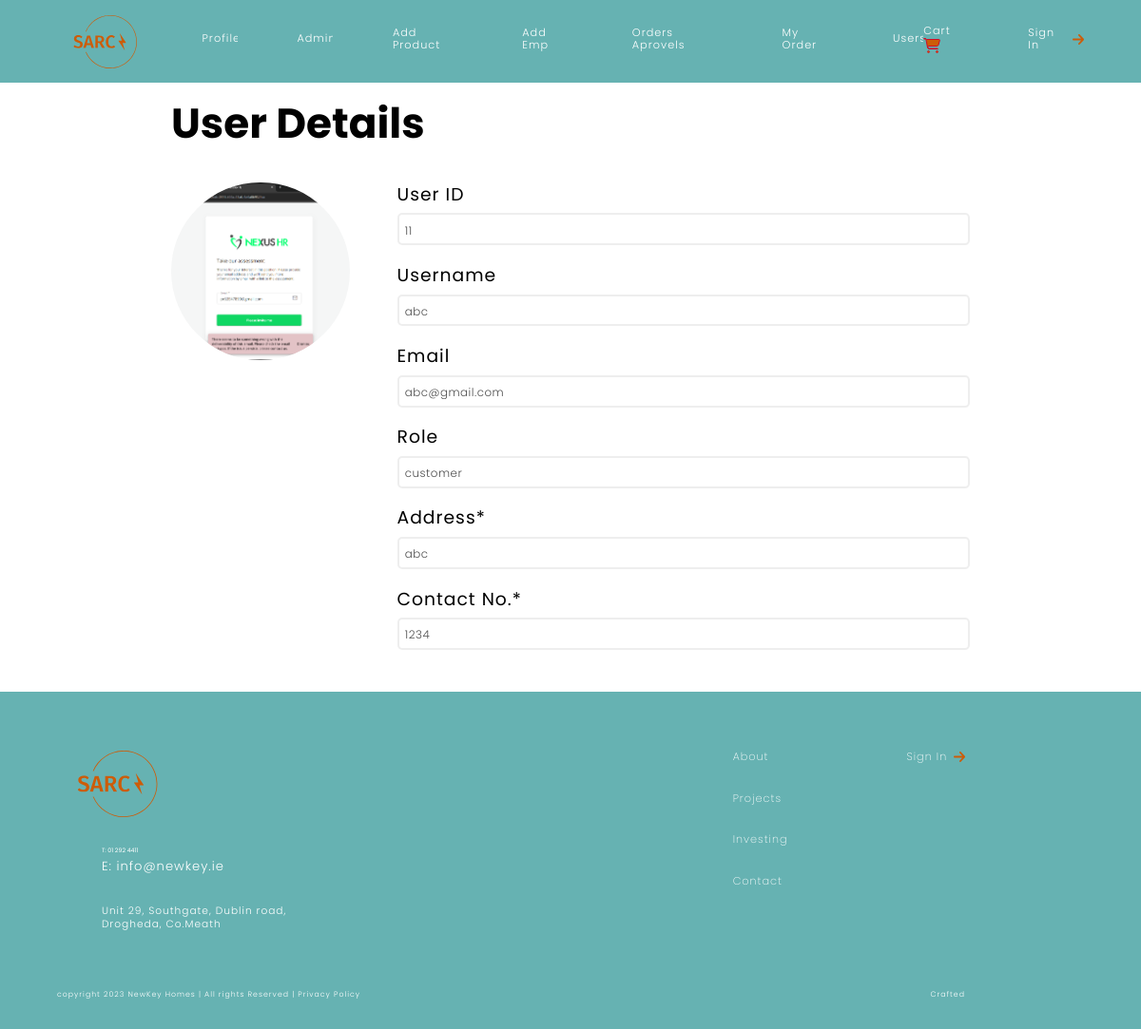
Screenshot of /user/11 (signed in) with the database file from the repository.
### cms_app/models.py (models this page shows)
class CMSUser(models.Model):
    user=models.ForeignKey(User,on_delete=models.CASCADE)
    email=models.EmailField()
    address=models.TextField(default="")
    role=models.CharField(default="Customer",max_length=30)
    role_ID=models.PositiveSmallIntegerField(default=1,)
    contect_number=models.CharField(max_length=20)
    balance=models.BigIntegerField(default=BASE_BALANCE)
    profile_img=models.ImageField(upload_to=upload_user_path,null=True)

### cms_app/views.py (the view)
# urls.py: path("user/<str:u_id>",view=views.userPage,name="user"),
@login_required(login_url="/login",redirect_field_name="home")
def userPage(request:HttpRequest,u_id):
    context={
        "user":CMSUser.objects.get(id=u_id)
    }
    return render(request=request,template_name="user.html",context=context)

### cms_app/templates/user.html (shortened to what this page needs)
{% extends "base.html" %}
{% load static %}
{% block 'body' %}
<div class="form-page">
    <div class="container">
        <h1 class="title-5xl profile-title">User Details</h1>
        <form class="form">
            <div class="profile-avatar">
                <figure class="profile-figure">
                    {% if user.profile_img %}
                    <img src="{{user.profile_img.url}}" alt="" class="profile-img">
                    {% else %}
                    <img src="{% static 'images/icons/user.svg' %}" alt="" class="profile-img">
                    {% endif %}
                </figure>
            </div>
            <div class="profile-info">
                <div class="input-container">
                    <label for="user-id" class="title-2xl">User ID</label>
                    <div class="box">
                        <input id="user-id" name="user-id" type="number" value="{{user.id}}" readonly>
                    </div>
                </div>
                <div class="input-container">
                    <label for="name" class="title-2xl">Username</label>
                    <div class="box">
                        <input id="name" name="name" type="text" value="{{user.user.username}}" readonly>
                    </div>
                </div>
                <div class="input-container">
                    <label for="Email" class="title-2xl">Email</label>
                    <div class="box">
                        <input id="Email" name="Email" type="email" value="{{user.email}}" readonly>
                    </div>
                </div>
                <div class="input-container">
                    <label for="role" class="title-2xl">Role</label>
                    <div class="box">
                        <input id="roel" name="role" type="text" value="{{user.role}}" readonly>
                    </div>
                </div>
                <div class="input-container">
                    <label for="Address" class="title-2xl">Address*</label>
                    <div class="box">
                        <input id="Address" name="Address" type="text" value="{{user.address}}"
                            readonly>
                    </div>
                </div>
                <div class="input-container">
                    <label for="phone" class="title-2xl">Contact No.*</label>
                    <div class="box">
                        <input id="phone" name="phone" type="number" value="{{user.contect_number}}" readonly>
                    </div>
                </div>
            </div>
        </form>
    </div>
</div>
{% endblock 'body' %}

### rows the page displays
CMSUser: profile_img (picture), user-id "11", name "abc", Email "abc@gmail.com", role "customer", Address "abc", phone "1234"
